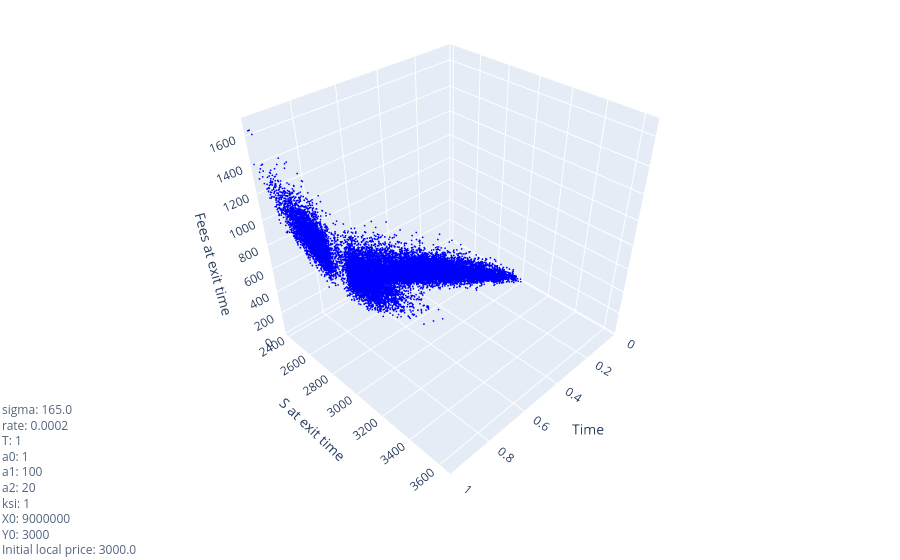

Source (notebook cell):
### Code cell
x = t_[np.arange(params_grid['n_paths']), res_LS['stopping_time']]       
y = external_mid_price_S[np.arange(params_grid['n_paths']), res_LS['stopping_time']] #- asset_Z[np.arange(params_grid['n_paths']), res_LS['stopping_time']]
z = fees_R[np.arange(params_grid['n_paths']), res_LS['stopping_time']] 

# Plotting the results in 3D
fig = go.Figure(data=go.Scatter3d(
    x=x,       
    y=y,       
    z=z, 
    mode='markers',
    line=dict(color='blue'),
    marker=dict(size=1)
))

fig.update_layout(
    scene=dict(
        xaxis_title='Time',
        yaxis_title='S at exit time',
        zaxis_title='Fees at exit time',
        xaxis=dict(range=[0, params_glob['T']]),
    ),
    scene_camera=dict(
        eye=dict(x=1.5, y=1.5, z=1.5),
        center=dict(x=0, y=0, z=-0.2) 
    ),
    margin=dict(l=0, r=0, t=0, b=0)
)

params_text = (
    f"sigma: {input_params['sigma']}<br>"
    f"rate: {input_params['rate']}<br>"
    f"T: {input_params['T']}<br>"
    f"a0: {input_params['a0']}<br>"
    f"a1: {input_params['a1']}<br>"
    f"a2: {input_params['a2']}<br>"
    f"ksi: {input_params['ksi']}<br>"
    f"X0: {input_params['X0']}<br>"
    f"Y0: {input_params['Y0']}<br>"
    f"Initial local price: {input_params['X0']/input_params['Y0']}<br>"
)

fig.add_annotation(
    text=params_text,
    xref="paper", yref="paper",
    align="left",
    showarrow=False,
    x=0, y=0,                       
    font=dict(size=12),
    opacity=0.8
)

fig.show()

### Figure 1 — Plotly figure (JSON) as saved in the notebook; plotly's stock layout.template omitted (floating-point values rounded to 4 significant figures; data arrays with more than 128 entries replaced by an {"elided": "..."} marker saying what was removed)
{"data": [{"line": {"color": "blue"}, "marker": {"size": 1}, "mode": "markers", "type": "scatter3d", "x": {"elided": "20000 float values"}, "y": {"elided": "20000 float values"}, "z": {"elided": "20000 float values"}}], "layout": {"annotations": [{"align": "left", "font": {"size": 12}, "opacity": 0.8, "showarrow": false, "text": "sigma: 165.0<br>rate: 0.0002<br>T: 1<br>a0: 1<br>a1: 100<br>a2: 20<br>ksi: 1<br>X0: 9000000<br>Y0: 3000<br>Initial local price: 3000.0<br>", "x": 0, "xref": "paper", "y": 0, "yref": "paper"}], "margin": {"b": 0, "l": 0, "r": 0, "t": 0}, "scene": {"camera": {"center": {"x": 0, "y": 0, "z": -0.2}, "eye": {"x": 1.5, "y": 1.5, "z": 1.5}}, "xaxis": {"range": [0, 1], "title": {"text": "Time"}}, "yaxis": {"title": {"text": "S at exit time"}}, "zaxis": {"title": {"text": "Fees at exit time"}}}}}
